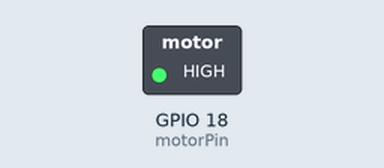
The program below on a simulated Raspberry Pi (BCM pin numbers). Parts: switched loads named in the program (green lamp = pin HIGH). Dashed ring = blinking. What the program prints to the terminal is not drawn.

Above: at 0.5 s.
Timing chart, 0 to 4.6 s (numbered marks = the images above):
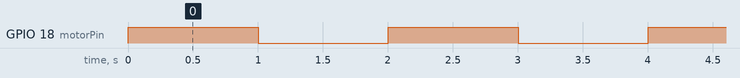

The program:

vibratetest.py
```python
import RPi.GPIO as GPIO
import time

motorPin = 18  # GPIO 18 (Pin 12 on the header)

GPIO.setmode(GPIO.BCM)
GPIO.setup(motorPin, GPIO.OUT)

print("Vibration Motor Test Starting...")

try:
    while True:
        print("Motor ON")
        GPIO.output(motorPin, GPIO.HIGH)
        time.sleep(1)

        print("Motor OFF")
        GPIO.output(motorPin, GPIO.LOW)
        time.sleep(1)
except KeyboardInterrupt:
    print("Exiting...")
finally:
    GPIO.cleanup()
```

Measured:
- by itself, GPIO 18 (motorPin): alternates HIGH for 1.0 s and LOW for 1.0 s
